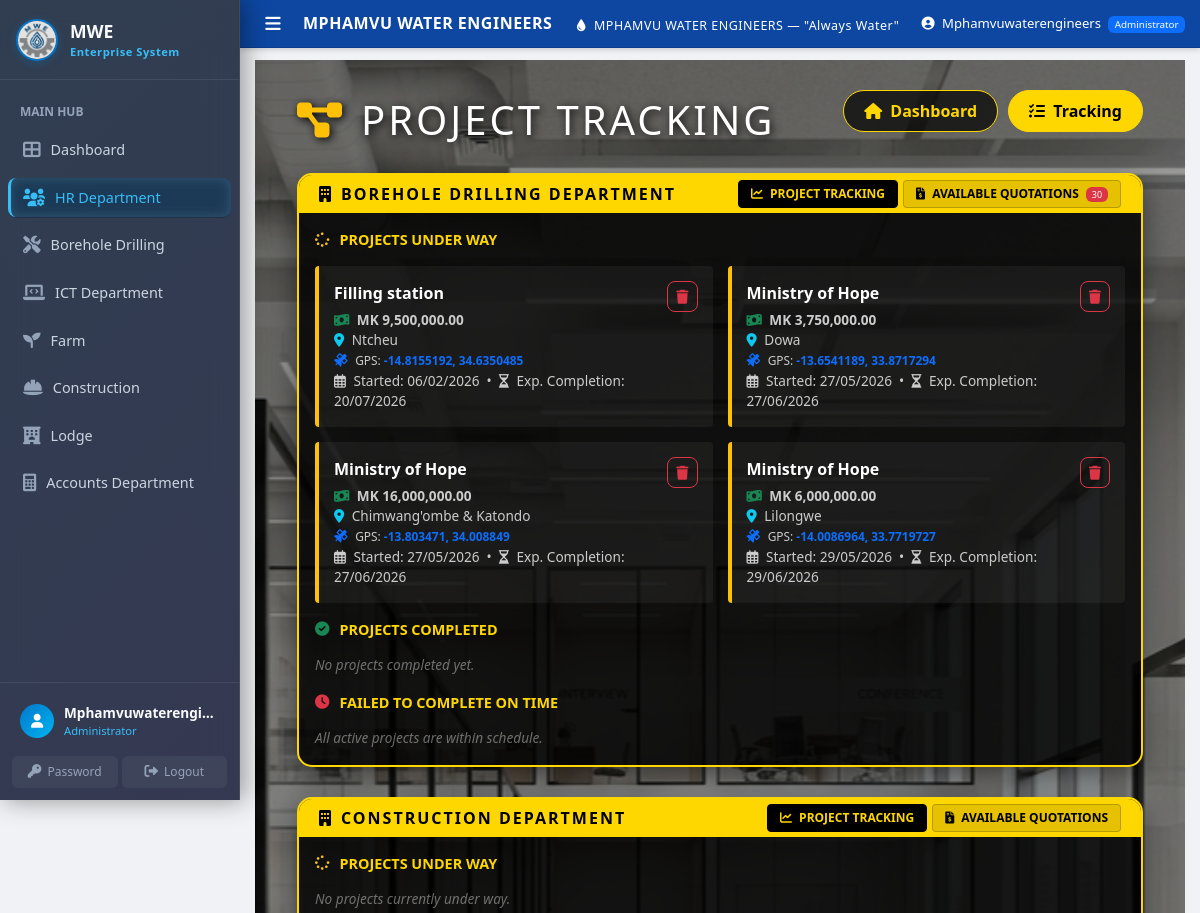
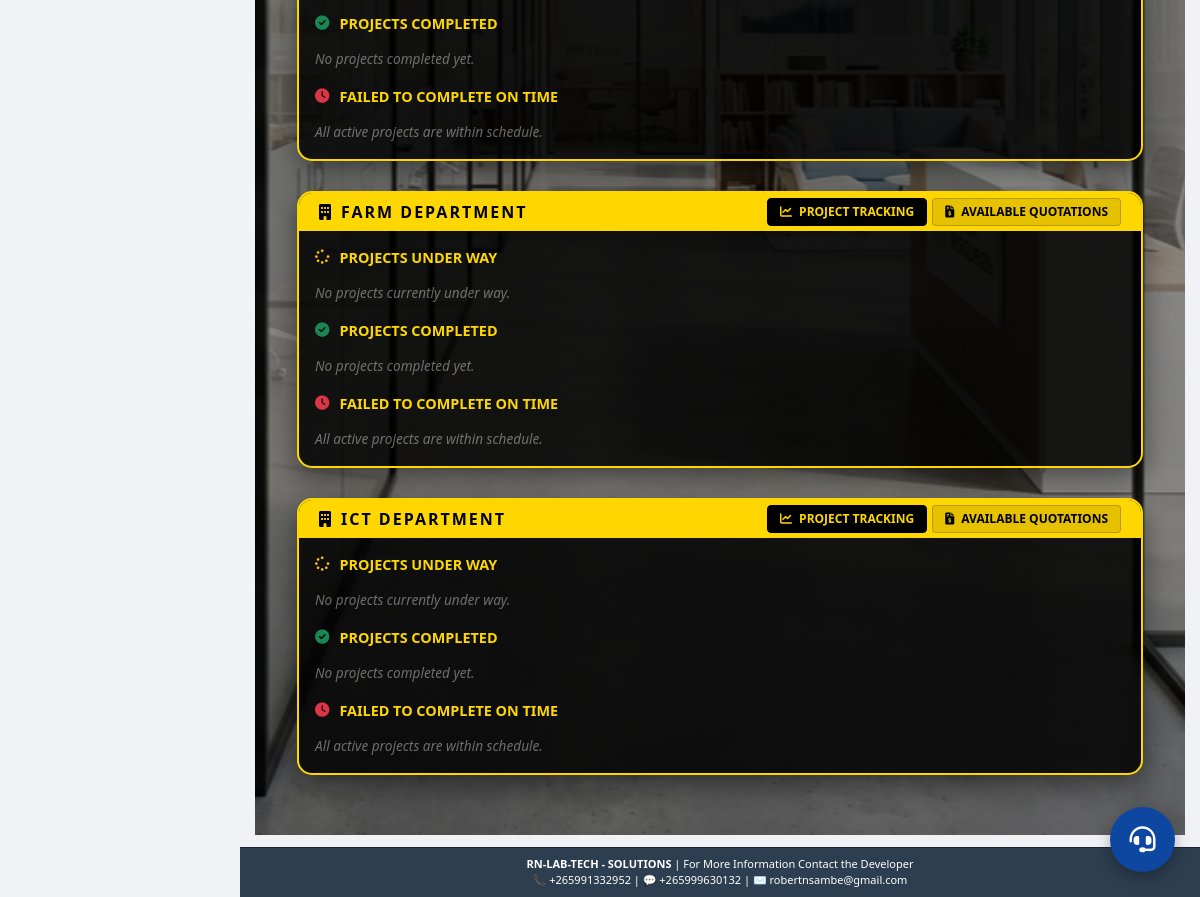
/hr/project_tracking (signed in), run on the app's committed database (2 pictures, top to bottom).
### models.py (models this page shows)
class Client(db.Model):
    __tablename__ = 'clients'
    client_id = db.Column(db.Integer, primary_key=True)
    client_name = db.Column(db.String(200), nullable=False)
    phone = db.Column(db.String(20), nullable=False)
    email = db.Column(db.String(100))
    address = db.Column(db.Text, nullable=False)
    project_type = db.Column(db.String(100), nullable=False)
    quotation_amount = db.Column(db.Float, default=0)
    contract_status = db.Column(db.String(20), default='Pending')
    payment_status = db.Column(db.String(20), default='Pending')
    total_transactions = db.Column(db.Integer, default=0)
    completed_transactions = db.Column(db.Integer, default=0)
    on_time_payments = db.Column(db.Integer, default=0)
    defaults = db.Column(db.Integer, default=0)
    credit_score = db.Column(db.Integer, default=0)
    created_at = db.Column(db.DateTime, default=datetime.utcnow)
    updated_at = db.Column(db.DateTime, default=datetime.utcnow, onupdate=datetime.utcnow)
    department = db.Column(db.String(100), default='Borehole Drilling', nullable=False)
    reference_number = db.Column(db.String(50), unique=True, default=lambda: get_reference_number('CLI'))

class Quotation(db.Model):
    __tablename__ = 'quotations'
    quotation_id = db.Column(db.Integer, primary_key=True)
    client_id = db.Column(db.Integer, db.ForeignKey('clients.client_id'), nullable=False)
    project_location = db.Column(db.String(200), nullable=False)
    project_latitude = db.Column(db.Float, nullable=True)
    project_longitude = db.Column(db.Float, nullable=True)
    borehole_depth = db.Column(db.Float)
    equipment_cost = db.Column(db.Float, default=0)
    labour_cost = db.Column(db.Float, default=0)
    transport_cost = db.Column(db.Float, default=0)
    total_amount = db.Column(db.Float, nullable=False)
    validity_days = db.Column(db.Integer, default=30)
    description = db.Column(db.Text, default='We have pleasure in quoting our prices for borehole development as follows;')
    footnote = db.Column(db.Text, nullable=True)
    status = db.Column(db.String(20), default='Pending')
    delivery_confirmed = db.Column(db.Boolean, default=False)
    delivery_approved_by = db.Column(db.String(100))
    delivery_approved_date = db.Column(db.DateTime)
    invoice_generated = db.Column(db.Boolean, default=False)
    delivery_note_generated = db.Column(db.Boolean, default=False)
    created_at = db.Column(db.DateTime, default=datetime.utcnow)
    updated_at = db.Column(db.DateTime, default=datetime.utcnow, onupdate=datetime.utcnow)
    reference_number = db.Column(db.String(50), unique=True, default=lambda: get_reference_number('QUO'))
    department = db.Column(db.String(100), default='Borehole Drilling', nullable=False)
    client = db.relationship('Client', backref='quotations')
    quotation_items = db.relationship('QuotationItem', backref='quotation', cascade='all, delete-orphan')

class Contract(db.Model):
    __tablename__ = 'contracts'
    contract_id = db.Column(db.Integer, primary_key=True)
    quotation_id = db.Column(db.Integer, db.ForeignKey('quotations.quotation_id'), nullable=False)
    contract_date = db.Column(db.Date, nullable=False)
    start_date = db.Column(db.Date)
    end_date = db.Column(db.Date)
    status = db.Column(db.String(20), default='Pending')
    notes = db.Column(db.Text)
    created_at = db.Column(db.DateTime, default=datetime.utcnow)
    updated_at = db.Column(db.DateTime, default=datetime.utcnow, onupdate=datetime.utcnow)
    reference_number = db.Column(db.String(50), unique=True, default=lambda: get_reference_number('CON'))
    department = db.Column(db.String(100), default='Borehole Drilling', nullable=False)
    quotation = db.relationship('Quotation', backref='contracts')

### hr/hr_routes.py (the view)
@hr_bp.route('/project_tracking', methods=['GET'])
@login_required
@admin_required
def project_tracking():
    from models import ConstructionProject, ICTProject, FarmActivity, CropCycle, Quotation
    from datetime import date
    today = date.today()
    construction_projects = ConstructionProject.query.all()
    ict_projects = ICTProject.query.all()
    farm_activities = FarmActivity.query.all()
    crop_cycles = CropCycle.query.all()
    all_quotations = Quotation.query.all()
    projects = {
        'Borehole Drilling': {'pending_award': [], 'underway': [], 'completed': [], 'overdue': []},
        'Construction': {'pending_award': [], 'underway': [], 'completed': [], 'overdue': []},
        'Farm': {'pending_award': [], 'underway': [], 'completed': [], 'overdue': []},
        'ICT': {'pending_award': [], 'underway': [], 'completed': [], 'overdue': []}
    }
    def get_target_dept(dept_name):
        d = (dept_name or '').strip().lower()
        if 'construction' in d: return 'Construction'
        if 'ict' in d: return 'ICT'
        if 'farm' in d: return 'Farm'
        return 'Borehole Drilling'
    for q in all_quotations:
        dept = get_target_dept(q.department)
        if q.status == 'Approved':
            from models import Contract
            contract = Contract.query.filter_by(quotation_id=q.quotation_id).order_by(Contract.created_at.desc()).first()
            data = {
                'type': 'Awarded Quotation',
                'id': q.quotation_id,
                'name': q.client.client_name if q.client else 'Unknown',
                'amount': q.total_amount,
                'start': contract.start_date if contract else None,
                'end': contract.end_date if contract else None,
                'status': 'Approved',
                'location': q.project_location,
                'latitude': q.project_latitude,
                'longitude': q.project_longitude
            }
            end_date = data['end']
            if end_date and end_date < today:
                projects[dept]['overdue'].append(data)
            else:
                projects[dept]['underway'].append(data)
        elif q.status not in ['Rejected', 'Completed']:
            projects[dept]['pending_award'].append({
                'type': 'Quotation',
                'id': q.quotation_id,
                'name': q.client.client_name if q.client else 'Unknown',
                'amount': q.total_amount,
                'location': q.project_location,
                'latitude': q.project_latitude,
                'longitude': q.project_longitude,
                'date': q.created_at,
                'status': q.status
            })
    def process_project(p, dept, name, end_date_attr='end_date'):
        status = getattr(p, 'status', '').lower()
        end_date = getattr(p, end_date_attr, None)
        is_pending = status in ['planning', 'planned', 'pending']
        data = {
            'type': 'Project',
            'name': name,
            'start': getattr(p, 'start_date', None) or getattr(p, 'planting_date', None),
            'end': end_date,
            'status': p.status,
            'location': getattr(p, 'location', None) or getattr(p, 'project_location', None),
            'latitude': getattr(p, 'project_latitude', None),
            'longitude': getattr(p, 'project_longitude', None)
        }
        if is_pending:
            projects[dept]['pending_award'].append(data)
        elif status in ['completed', 'harvested']:
            projects[dept]['completed'].append(data)
        elif end_date and end_date < today:
            projects[dept]['overdue'].append(data)
        else:
            projects[dept]['underway'].append(data)
    for p in construction_projects:
        dept = p.department if p.department in projects else 'Construction'
        process_project(p, dept, p.project_name)
    for p in ict_projects:
        process_project(p, 'ICT', p.project_name)
    for p in farm_activities:
        process_project(p, 'Farm', p.activity_name)
    for p in crop_cycles:
        process_project(p, 'Farm', f"Crop: {p.crop_name}", 'expected_harvest_date')
    return render_template('hr/project_tracking.html', projects=projects, today=today)

### templates/hr/project_tracking.html (shortened to what this page needs)
{% extends "base.html" %}
{% block content %}
<div class="tracking-wrapper">
    <div class="tracking-overlay"></div>
    <div class="tracking-container container-fluid">
        <div class="d-flex justify-content-between align-items-center mb-4">
            <h1 class="text-white fw-900 text-uppercase" style="letter-spacing: 3px; text-shadow: 2px 2px 10px #000;">
                <i class="fas fa-project-diagram me-3 text-warning"></i>Project Tracking
            </h1>
            <div class="tab-nav">
                <a href="{{ url_for('hr.dashboard') }}" class="tab-btn"><i class="fas fa-home me-1"></i> Dashboard</a>
                <a href="#" class="tab-btn active"><i class="fas fa-tasks me-1"></i> Tracking</a>
            </div>
        </div>
        {% for dept, categories in projects.items() %}
        {% set dept_slug = dept.replace(' ', '_').lower() %}
        <div class="dept-card">
            <div class="dept-header d-flex justify-content-between align-items-center">
                <div class="d-flex align-items-center">
                    <i class="fas fa-building me-2"></i> {{ dept }} Department
                </div>
                <div class="header-nav">
                    <button class="header-nav-btn active" id="{{ dept_slug }}-tracking-btn" onclick="switchDeptTab('{{ dept_slug }}', 'tracking')">
                        <i class="fas fa-chart-line me-1"></i> PROJECT TRACKING
                    </button>
                    <button class="header-nav-btn" id="{{ dept_slug }}-quotations-btn" onclick="switchDeptTab('{{ dept_slug }}', 'quotations')">
                        <i class="fas fa-file-invoice-dollar me-1"></i> AVAILABLE QUOTATIONS
                        {% if categories.pending_award %}<span class="badge bg-danger ms-1">{{ categories.pending_award|length }}</span>{% endif %}
                    </button>
                </div>
            </div>
            <div class="dept-body">
                <div id="{{ dept_slug }}-tracking-section" class="dept-section p-3">
                    <div class="status-title"><i class="fas fa-spinner fa-spin text-warning"></i> Projects Under Way</div>
                    {% if categories.underway %}
                    <div class="project-grid mb-4">
                        {% for p in categories.underway %}
                        <div class="project-card" style="border-color: #ffc107;">
                            <div class="d-flex justify-content-between align-items-start">
                                <div>
                                    <div class="project-name">{{ p.name }}</div>
                                    <div class="project-dates">
                                        {% if p.amount %}
                                        <i class="fas fa-money-bill-wave me-1 text-success"></i> <strong>MK {{ "{:,.2f}".format(p.amount) }}</strong><br>
                                        {% endif %}
                                        {% if p.location %}
                                        <i class="fas fa-map-marker-alt me-1 text-info"></i> {{ p.location }}<br>
                                        {% endif %}
                                        {% if p.latitude and p.longitude %}
                                        <i class="fas fa-satellite me-1 text-primary"></i> <small>GPS: <a href="https://www.google.com/maps?q={{ p.latitude }},{{ p.longitude }}" target="_blank" class="text-decoration-none text-primary fw-bold" title="View on Google Maps">{{ p.latitude }}, {{ p.longitude }}</a></small><br>
                                        {% endif %}
                                        <i class="far fa-calendar-alt me-1"></i> Started: {{ p.start.strftime('%d/%m/%Y') if p.start else 'N/A' }}
                                        &nbsp;&bull;&nbsp;
                                        <i class="far fa-hourglass-half me-1"></i> Exp. Completion: {{ p.end.strftime('%d/%m/%Y') if p.end else 'N/A' }}
                                    </div>
                                </div>
                                {% if p.type == 'Awarded Quotation' %}
                                <button class="btn btn-sm btn-outline-danger" onclick="confirmDelete('{{ p.id }}', '{{ p.name }}')">
                                    <i class="fas fa-trash"></i>
                                </button>
                                {% endif %}
                            </div>
                        </div>
                        {% endfor %}
                    </div>
                    {% else %}
                    <div class="empty-state mb-4">No projects currently under way.</div>
                    {% endif %}
                    <div class="status-title"><i class="fas fa-check-circle text-success"></i> Projects Completed</div>
                    {% if categories.completed %}
                    <div class="project-grid mb-4">
                        {% for p in categories.completed %}
                        <div class="project-card" style="border-color: #198754;">
                            <div class="d-flex justify-content-between align-items-start">
                                <div>
                                    <div class="project-name">{{ p.name }}</div>
                                    <div class="project-dates">
                                        {% if p.amount %}
                                        <i class="fas fa-money-bill-wave me-1 text-success"></i> <strong>MK {{ "{:,.2f}".format(p.amount) }}</strong><br>
                                        {% endif %}
                                        <i class="fas fa-calendar-day me-1"></i> Timeline: {{ p.start.strftime('%d/%m/%Y') if p.start else '?' }} to {{ p.end.strftime('%d/%m/%Y') if p.end else '?' }}
                                    </div>
                                </div>
                                {% if p.type == 'Awarded Quotation' %}
                                <button class="btn btn-sm btn-outline-danger" onclick="confirmDelete('{{ p.id }}', '{{ p.name }}')">
                                    <i class="fas fa-trash"></i>
                                </button>
                                {% endif %}
                            </div>
                        </div>
                        {% endfor %}
                    </div>
                    {% else %}
                    <div class="empty-state mb-4">No projects completed yet.</div>
                    {% endif %}
                    <div class="status-title"><i class="fas fa-clock text-danger"></i> Failed to complete on time</div>
                    {% if categories.overdue %}
                    <div class="project-grid">
                        {% for p in categories.overdue %}
                        <div class="project-card" style="border-color: #dc3545;">
                            <div class="d-flex justify-content-between align-items-start">
                                <div>
                                    <div class="project-name">{{ p.name }}</div>
                                    <div class="project-dates">
                                        {% if p.amount %}
                                        <i class="fas fa-money-bill-wave me-1 text-success"></i> <strong>MK {{ "{:,.2f}".format(p.amount) }}</strong><br>
                                        {% endif %}
                                        <i class="fas fa-calendar-times me-1"></i> Expected: {{ p.end.strftime('%d/%m/%Y') if p.end else 'N/A' }}
                                        &nbsp;&bull;&nbsp;
                                        <span class="text-danger fw-bold">Delayed by {{ (today - p.end).days }} days</span>
                                    </div>
                                </div>
                                {% if p.type == 'Awarded Quotation' %}
                                <button class="btn btn-sm btn-outline-danger" onclick="confirmDelete('{{ p.id }}', '{{ p.name }}')">
                                    <i class="fas fa-trash"></i>
                                </button>
                                {% endif %}
                            </div>
                        </div>
                        {% endfor %}
                    </div>
                    {% else %}
                    <div class="empty-state">All active projects are within schedule.</div>
                    {% endif %}
                </div>
            </div>
        </div>
        {% endfor %}
    </div>
</div>
{% endblock %}

### data on the page
Client: name "Filling station"
Quotation: amount "9,500,000.00", location "Ntcheu", latitude "-14.8155192", longitude "34.6350485"
Contract: start "06/02/2026", end "20/07/2026"
Client: name "Ministry of Hope" "Ministry of Hope" "Ministry of Hope"
Quotation: amount "3,750,000.00", location "Dowa", latitude "-13.6541189", longitude "33.8717294"
Contract: start "27/05/2026", end "27/06/2026"
Quotation: amount "16,000,000.00", location "Chimwang'ombe & Katondo", latitude "-13.803471", longitude "34.008849"
Contract: start "27/05/2026", end "27/06/2026"
Quotation: amount "6,000,000.00", location "Lilongwe", latitude "-14.0086964", longitude "33.7719727"
Contract: start "29/05/2026", end "29/06/2026"

### other printed values
{{ session.username }} "Mphamvuwaterengi…"
{{ session.role }} "Administrator"
{{ session.username }} "Mphamvuwaterengineers"
{{ dept }} "BOREHOLE DRILLING" "CONSTRUCTION" "FARM" "ICT"
{{ categories.pending_award|length }} "30"
